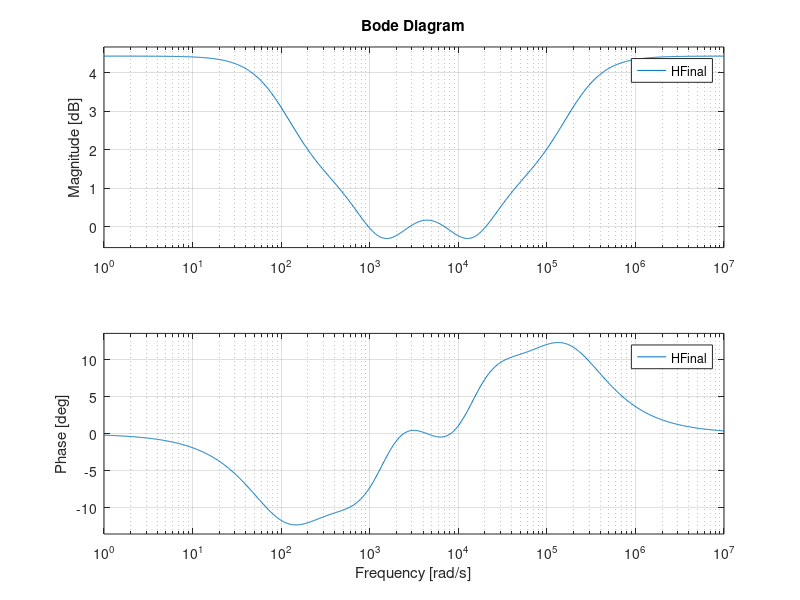

MATLAB code to generate this figure:
clc;
R1 = 560;
R2 = 10000;
R3 = 100000;
k = 1; %Aca depende porque hay que hacer 3 casos:
% 0 , 0.5 , 1
s = tf('s');
C1 = 1000e-9;
C2 = 100e-9;

a1 = C1*C2*R1*R2*(R1 + 2*R2*k -2*R2*(k^2) + R3);
a2 = (C2*(((R1)^2) + ((R2)^2)*k - ((R2)^2)*(k^2) + R1*R2 + R1*R3 + R2*R3 - R2*R3*k)) + (2*C1*R1*R2);
a3 = 2*R1 + R2;
b1 = C1*C2*R1*R2*(R1 + 2*R2*k -2*R2*(k^2) + R3);
b2 = (C2*(((R1)^2) + ((R2)^2)*k - ((R2)^2)*(k^2) + R1*R2 + R1*R3 + R2*R3*k)) + (2*C1*R1*R2);
b3 = 2*R1 + R2; 

HBajos = -((a1)*(s^2) + (a2)*s + a3)/((b1)*(s^2) + (b2)*s + b3);

C1 = 100e-9;
C2 = 10e-9;

a1 = C1*C2*R1*R2*(R1 + 2*R2*k -2*R2*(k^2) + R3);
a2 = (C2*(((R1)^2) + ((R2)^2)*k - ((R2)^2)*(k^2) + R1*R2 + R1*R3 + R2*R3 - R2*R3*k)) + (2*C1*R1*R2);
a3 = 2*R1 + R2;
b1 = C1*C2*R1*R2*(R1 + 2*R2*k -2*R2*(k^2) + R3);
b2 = (C2*(((R1)^2) + ((R2)^2)*k - ((R2)^2)*(k^2) + R1*R2 + R1*R3 + R2*R3*k)) + (2*C1*R1*R2);
b3 = 2*R1 + R2; 

HMedios = -((a1)*(s^2) + (a2)*s + a3)/((b1)*(s^2) + (b2)*s + b3);

C1 = 10e-9;
C2 = 1e-9;

a1 = C1*C2*R1*R2*(R1 + 2*R2*k -2*R2*(k^2) + R3);
a2 = (C2*(((R1)^2) + ((R2)^2)*k - ((R2)^2)*(k^2) + R1*R2 + R1*R3 + R2*R3 - R2*R3*k)) + (2*C1*R1*R2);
a3 = 2*R1 + R2;
b1 = C1*C2*R1*R2*(R1 + 2*R2*k -2*R2*(k^2) + R3);
b2 = (C2*(((R1)^2) + ((R2)^2)*k - ((R2)^2)*(k^2) + R1*R2 + R1*R3 + R2*R3*k)) + (2*C1*R1*R2);
b3 = 2*R1 + R2; 

HAltos = -((a1)*(s^2) + (a2)*s + a3)/((b1)*(s^2) + (b2)*s + b3);

HFinal = -(5/9)*(HBajos + HMedios + HAltos);

bode(HFinal)
% H es la de cada filtro, NO la que se usa
% R1 = 560
% R2 = 10K
% R3 = 100K
% BAJOS
% C1 = 1000n
% C2 = 100n
% MEDIOS
% C1 = 100n
% C2 = 10n
% ALTOS
% C1 = 10n
% C2 = 1n
% La transferencia final a la que se le hace el bode es:
% HFinal = -(5/9)*(HBajos + HMedios + HAltos)
% Haciendo una H para cada filtro con los valores indicados